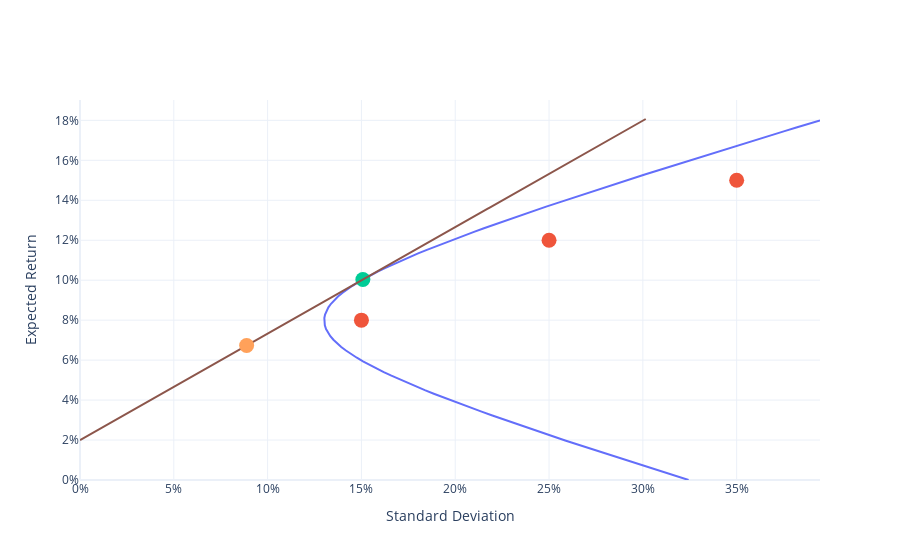

This figure's notebook cell:
### Markdown cell above
# FIGURE

### Code cell
import plotly.graph_objects as go 
import plotly.io as pio
plotly_template = pio.templates["simple_white"]
colors = plotly_template.layout.colorway

string = 'asset 1: %{customdata[0]:.0%}<br>'
string += 'asset 2: %{customdata[1]:.0%}<br>'
string += 'asset 3: %{customdata[2]:.0%}<br>'
string += '<extra></extra>'
trace1 = go.Scatter(
    x=sds,
    y=mns,
    mode="lines",
    customdata=ports,
    hovertemplate=string
)

trace2 = go.Scatter( 
    x=sd,
    y=mn,
    text=["Asset 1", "Asset 2", "Asset 3"],
    hovertemplate="%{text}<extra></extra>",
    mode="markers",
    marker=dict(size=15)
)

string = "tangency portfolio<br>"
string += 'asset 1: %{customdata[0]:.0%}<br>'
string += 'asset 2: %{customdata[1]:.0%}<br>'
string += 'asset 3: %{customdata[2]:.0%}<br>'
string += '<extra></extra>'
trace3 = go.Scatter(
    x=[tang_sd],
    y=[tang_mn],
    customdata=tang.reshape(1, -1),
    hovertemplate=string,
    mode="markers",
    marker=dict(size=15)
)

ports = np.arange(0, 2.01, 0.01).reshape(-1, 1) * tang.reshape(1, -1)
x = np.sqrt(np.diag(ports @ cov @ ports.T))
y = rf + ports @ (mn-rf)
string = 'asset 1: %{customdata[0]:.0%}<br>'
string += 'asset 2: %{customdata[1]:.0%}<br>'
string += 'asset 3: %{customdata[2]:.0%}<br>'
string += '<extra></extra>'
trace4 = go.Scatter(
    x=x,
    y=y,
    mode="lines",
    customdata=ports,
    hovertemplate=string,
    line=dict(color=colors[5])
)

string = "optimal portfolio<br>"
string += 'asset 1: %{customdata[0]:.0%}<br>'
string += 'asset 2: %{customdata[1]:.0%}<br>'
string += 'asset 3: %{customdata[2]:.0%}<br>'
string += '<extra></extra>'
trace5 = go.Scatter(
    x=[optimal_sd],
    y=[optimal_mn],
    mode="markers",
    marker=dict(size=15),
    customdata = optimal.reshape(1, -1),
    hovertemplate=string
)

fig = go.Figure()
for trace in (trace1, trace2, trace3, trace4, trace5):
    fig.add_trace(trace)

fig.update_layout(
    xaxis_title="Standard Deviation",
    yaxis_title="Expected Return",
    xaxis_rangemode="tozero",
    yaxis_rangemode="tozero",
    xaxis_tickformat=".0%",
    yaxis_tickformat=".0%",
    template="plotly_white",
    showlegend=False
) 
fig.show()

### Figure 1 — Plotly figure (JSON) as saved in the notebook; plotly's stock layout.template omitted (floating-point values rounded to 4 significant figures; data arrays with more than 128 entries replaced by an {"elided": "..."} marker saying what was removed)
{"data": [{"customdata": {"elided": "201x3 float values"}, "hovertemplate": "asset 1: %{customdata[0]:.0%}<br>asset 2: %{customdata[1]:.0%}<br>asset 3: %{customdata[2]:.0%}<br><extra></extra>", "mode": "lines", "type": "scatter", "x": [0.3244, 0.3182, 0.3122, 0.3061, 0.3, 0.294, 0.288, 0.2821, 0.2762, 0.2703, 0.2644, 0.2586, 0.2529, 0.2471, 0.2415, 0.2359, 0.2303, 0.2248, 0.2194, 0.214, 0.2088, 0.2036, 0.1985, 0.1935, 0.1886, 0.1838, 0.1791, 0.1746, 0.1702, 0.166, 0.1619, 0.158, 0.1543, 0.1508, 0.1476, 0.1445, 0.1417, 0.1392, 0.137, 0.1351, 0.1334, 0.1321, 0.1311, 0.1305, 0.1302, 0.1302, 0.1306, 0.1313, 0.1324, 0.1338, 0.1355, 0.1375, 0.1398, 0.1424, 0.1452, 0.1483, 0.1516, 0.1552, 0.1589, 0.1628, 0.167, 0.1712, 0.1756, 0.1802, 0.1849, 0.1897, 0.1946, 0.1997, 0.2048, 0.21, 0.2153, 0.2207, 0.2261, 0.2316, 0.2372, 0.2428, 0.2485, 0.2542, 0.26, 0.2658, 0.2716, 0.2775, 0.2835, 0.2894, 0.2954, 0.3015, 0.3075, 0.3136, 0.3197, 0.3258, 0.332, 0.3381, 0.3443, 0.3505, 0.3567, 0.363, 0.3692, 0.3755, 0.3818, 0.3881, 0.3944], "y": [0, 0.0018, 0.0036, 0.0054, 0.0072, 0.009, 0.0108, 0.0126, 0.0144, 0.0162, 0.018, 0.0198, 0.0216, 0.0234, 0.0252, 0.027, 0.0288, 0.0306, 0.0324, 0.0342, 0.036, 0.0378, 0.0396, 0.0414, 0.0432, 0.045, 0.0468, 0.0486, 0.0504, 0.0522, 0.054, 0.0558, 0.0576, 0.0594, 0.0612, 0.063, 0.0648, 0.0666, 0.0684, 0.0702, 0.072, 0.0738, 0.0756, 0.0774, 0.0792, 0.081, 0.0828, 0.0846, 0.0864, 0.0882, 0.09, 0.0918, 0.0936, 0.0954, 0.0972, 0.099, 0.1008, 0.1026, 0.1044, 0.1062, 0.108, 0.1098, 0.1116, 0.1134, 0.1152, 0.117, 0.1188, 0.1206, 0.1224, 0.1242, 0.126, 0.1278, 0.1296, 0.1314, 0.1332, 0.135, 0.1368, 0.1386, 0.1404, 0.1422, 0.144, 0.1458, 0.1476, 0.1494, 0.1512, 0.153, 0.1548, 0.1566, 0.1584, 0.1602, 0.162, 0.1638, 0.1656, 0.1674, 0.1692, 0.171, 0.1728, 0.1746, 0.1764, 0.1782, 0.18]}, {"hovertemplate": "%{text}<extra></extra>", "marker": {"size": 15}, "mode": "markers", "text": ["Asset 1", "Asset 2", "Asset 3"], "type": "scatter", "x": [0.15, 0.25, 0.35], "y": [0.08, 0.12, 0.15]}, {"customdata": [[0.5509, 0.3698, 0.07933]], "hovertemplate": "tangency portfolio<br>asset 1: %{customdata[0]:.0%}<br>asset 2: %{customdata[1]:.0%}<br>asset 3: %{customdata[2]:.0%}<br><extra></extra>", "marker": {"size": 15}, "mode": "markers", "type": "scatter", "x": [0.1508], "y": [0.1003]}, {"customdata": {"elided": "201x3 float values"}, "hovertemplate": "asset 1: %{customdata[0]:.0%}<br>asset 2: %{customdata[1]:.0%}<br>asset 3: %{customdata[2]:.0%}<br><extra></extra>", "line": {"color": "#8C564B"}, "mode": "lines", "type": "scatter", "x": {"elided": "201 float values"}, "y": {"elided": "201 float values"}}, {"customdata": [[0.3246, 0.2178, 0.04674]], "hovertemplate": "tangency portfolio<br>asset 1: %{customdata[0]:.0%}<br>asset 2: %{customdata[1]:.0%}<br>asset 3: %{customdata[2]:.0%}<br><extra></extra>", "marker": {"size": 15}, "mode": "markers", "type": "scatter", "x": [0.08882], "y": [0.06733]}], "layout": {"showlegend": false, "xaxis": {"rangemode": "tozero", "tickformat": ".0%", "title": {"text": "Standard Deviation"}}, "yaxis": {"rangemode": "tozero", "tickformat": ".0%", "title": {"text": "Expected Return"}}}}
